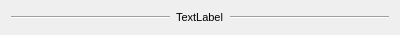
<?xml version="1.0" encoding="UTF-8"?>
<ui version="4.0">
 <class>MessageSeparatorWidget</class>
 <widget class="QWidget" name="MessageSeparatorWidget">
  <property name="geometry">
   <rect>
    <x>0</x>
    <y>0</y>
    <width>400</width>
    <height>32</height>
   </rect>
  </property>
  <property name="windowTitle">
   <string>Form</string>
  </property>
  <layout class="QHBoxLayout" name="horizontalLayout">
   <item>
    <widget class="Line" name="line">
     <property name="orientation">
      <enum>Qt::Horizontal</enum>
     </property>
    </widget>
   </item>
   <item>
    <widget class="QLabel" name="label">
     <property name="sizePolicy">
      <sizepolicy hsizetype="Fixed" vsizetype="Preferred">
       <horstretch>0</horstretch>
       <verstretch>0</verstretch>
      </sizepolicy>
     </property>
     <property name="font">
      <font>
       <pointsize>8</pointsize>
      </font>
     </property>
     <property name="frameShape">
      <enum>QFrame::NoFrame</enum>
     </property>
     <property name="lineWidth">
      <number>0</number>
     </property>
     <property name="text">
      <string>TextLabel</string>
     </property>
    </widget>
   </item>
   <item>
    <widget class="Line" name="line_2">
     <property name="orientation">
      <enum>Qt::Horizontal</enum>
     </property>
    </widget>
   </item>
  </layout>
 </widget>
 <resources/>
 <connections/>
</ui>
